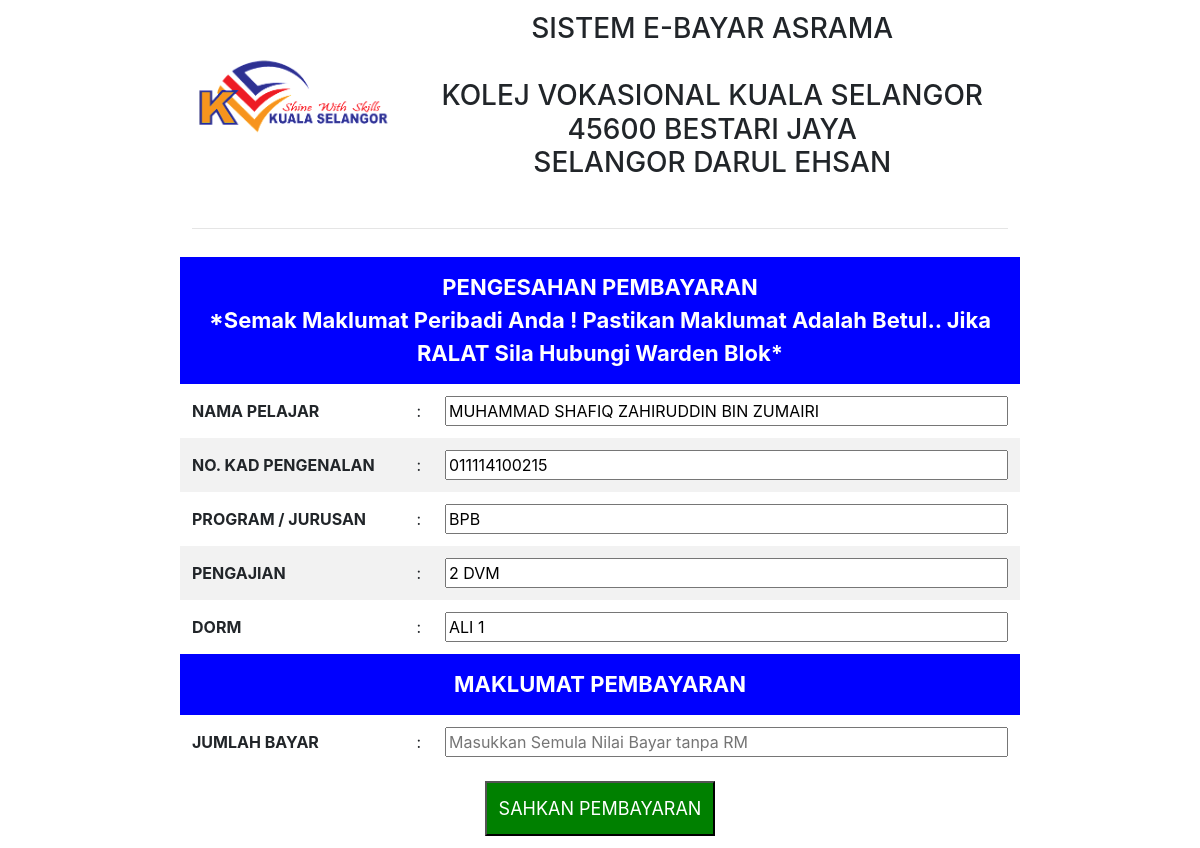
Screenshot of /success.php (signed in) with the database file from the repository.
### tables this page shows
CREATE TABLE `pelajar` (
  `id` bigint(20) NOT NULL,
  `nama` varchar(300) NOT NULL,
  `nokp` varchar(12) NOT NULL,
  `pswd` varchar(4) NOT NULL,
  `bayaran` varchar(100) NOT NULL,
  `program` varchar(100) NOT NULL,
  `dorm` varchar(100) NOT NULL,
  `pengajian` varchar(100) NOT NULL,
  `pendaftar` varchar(300) NOT NULL,
  `tahun` year(4) NOT NULL
);

### success.php (the view, shortened to what this page needs)
<?php
    include 'config.php';
    $nokp = $_SESSION['nokp'];
    $papar = mysqli_query($connect, "SELECT * FROM pelajar WHERE nokp = '$nokp'");
    $display = mysqli_fetch_array($papar);
?>
<!DOCTYPE html>
<html>
<head>
  <link rel="stylesheet" href="https://stackpath.bootstrapcdn.com/bootstrap/4.4.1/css/bootstrap.min.css">
</head>
<body>
  <center>
    <form method="post" >
    <table width="70%" id="header" cellspacing="0" cellpadding="12">
      <tr>
          <td width="30%">
          <img src="images/KVKS.png" width="100%">
          </td>
          <td colspan="2">
          <div style="text-align: center;">
            <h3>SISTEM E-BAYAR ASRAMA<br><br>
                KOLEJ VOKASIONAL KUALA SELANGOR<br>
                45600 BESTARI JAYA<br>
                SELANGOR DARUL EHSAN
          </h3></div>
          </td>
      </tr>
      <tr>
        <td colspan="3"><hr></td>
      </tr>
      <tr>
        <td colspan="3" style="background-color: blue; color: white; font-weight: bolder; font-size: 22px; padding: 14px; text-align: center;">
                PENGESAHAN PEMBAYARAN<br>
                *Semak Maklumat Peribadi Anda ! Pastikan Maklumat Adalah Betul.. Jika RALAT Sila Hubungi Warden Blok*
        </td>
      </tr>
      <tr>
            <td width="20%"><b>NAMA PELAJAR</b></td>
            <td width="1%">:</td>
            <td width="30%">
              <input type="text" name="nama" value="<?php echo $display['nama'];?>" readonly size="50">
            </td>
          </tr>
          <tr>
            <td width="20%" style="background-color: #f2f2f2;"><b>NO. KAD PENGENALAN</b></td>
            <td width="1%" style="background-color: #f2f2f2;">:</td>
            <td width="30%" style="background-color: #f2f2f2;">
              <input type="text" name="kp" value="<?php echo $display['nokp'];?>"  size="50">
            </td>
          </tr>
          <tr>
            <td width="20%"><b>PROGRAM / JURUSAN</b></td>
            <td width="1%">:</td>
            <td width="30%">
              <input type="text" name="program" value="<?php echo $display['program'];?>" readonly size="50">
            </td>
          </tr>
          <tr>
            <td width="20%" style="background-color: #f2f2f2;"><b>PENGAJIAN</b></td>
            <td width="1%" style="background-color: #f2f2f2;">:</td>
            <td width="30%" style="background-color: #f2f2f2;">
              <input type="text" name="pengajian" value="<?php echo $display['pengajian'];?>" readonly size="50">
            </td>
          </tr>
          <tr>
            <td width="20%"><b>DORM</b></td>
            <td width="1%">:</td>
            <td width="30%">
              <input type="text" name="dorm" value="<?php echo $display['dorm'];?>" readonly size="50">
              <br>
            </td>
          </tr>
          <tr>
            <td colspan="3" style="background-color: blue; color: white; font-weight: bolder; font-size: 22px; padding: 14px; text-align: center;">MAKLUMAT PEMBAYARAN</td>
          </tr>
          <tr>
            <td width="20%"><b>JUMLAH BAYAR</b></td>
            <td width="1%">:</td>
            <td width="30%">
              <input type="text" name="jumlahbayar" size="50" placeholder="Masukkan Semula Nilai Bayar tanpa RM">
              <br>
            </td>
          </tr>
          <tr>
            <td colspan="3">
              <center><input type="submit" name="hantar" value="SAHKAN PEMBAYARAN" style="background-color: green; padding: 12px; font-size: 18px; color: white;"></center>
            </td>
          </tr>
    </table>
  </form>
  </center>
</body>
</html>

### rows the page displays
pelajar: nama "MUHAMMAD SHAFIQ ZAHIRUDDIN BIN ZUMAIRI", kp "011114100215", program "BPB", pengajian "2 DVM", dorm "ALI 1"
